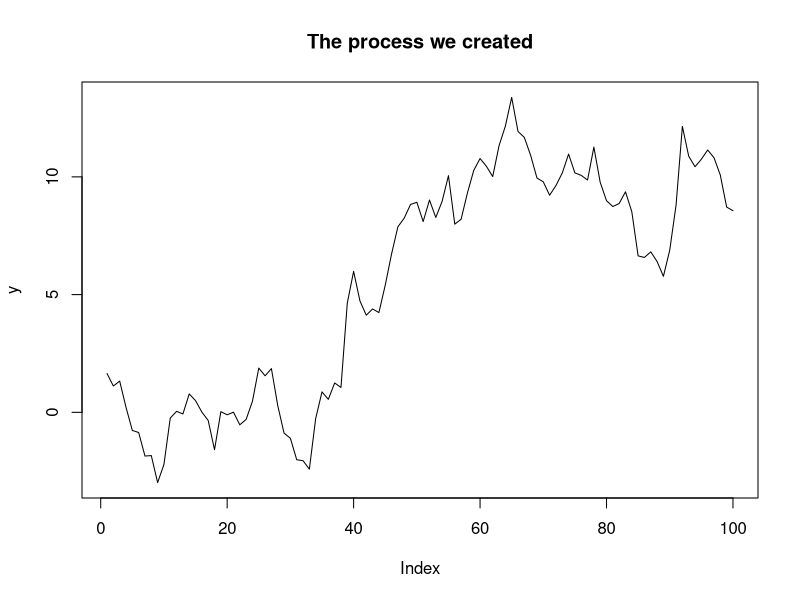
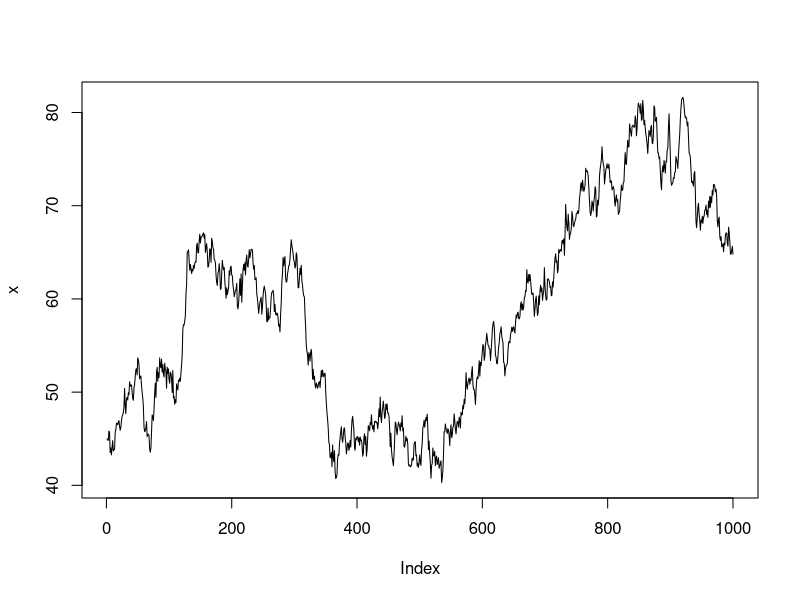
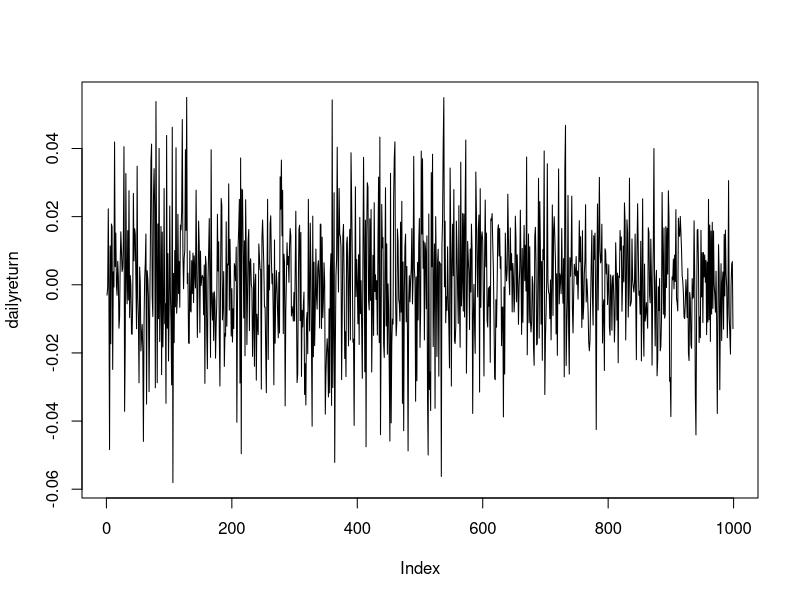
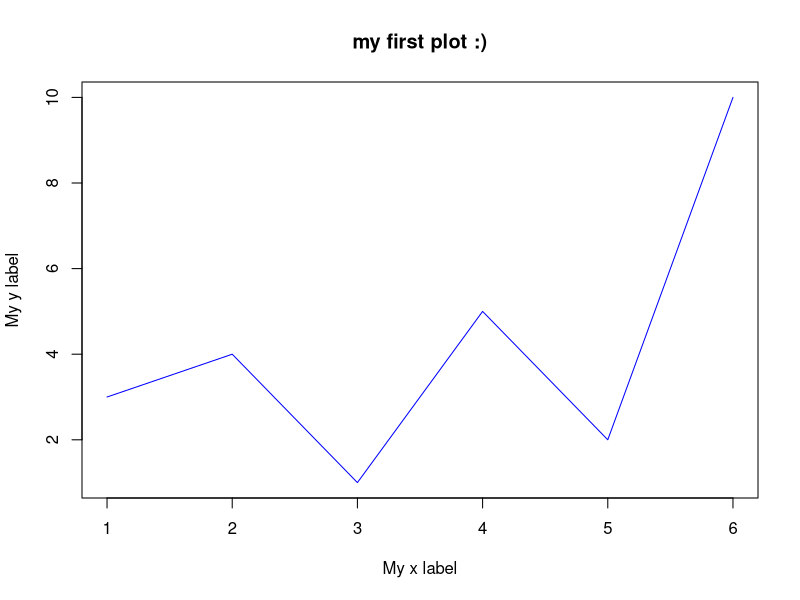
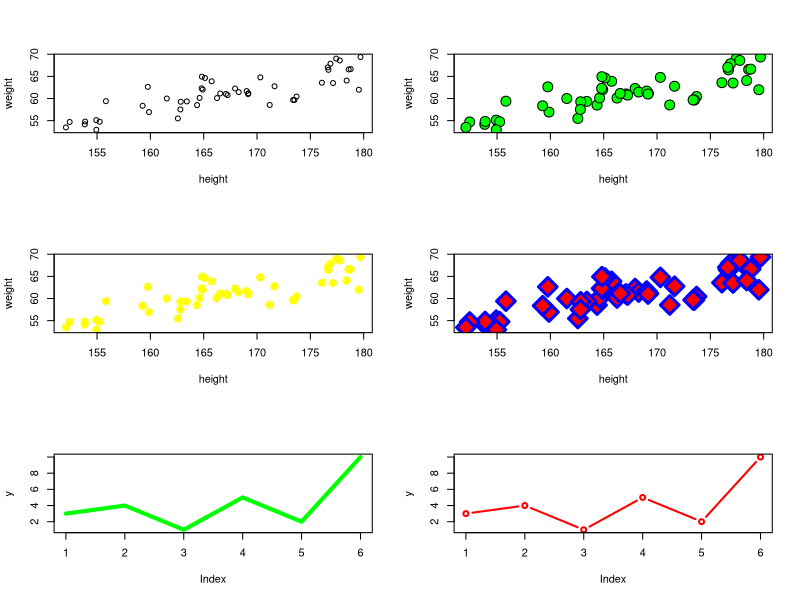
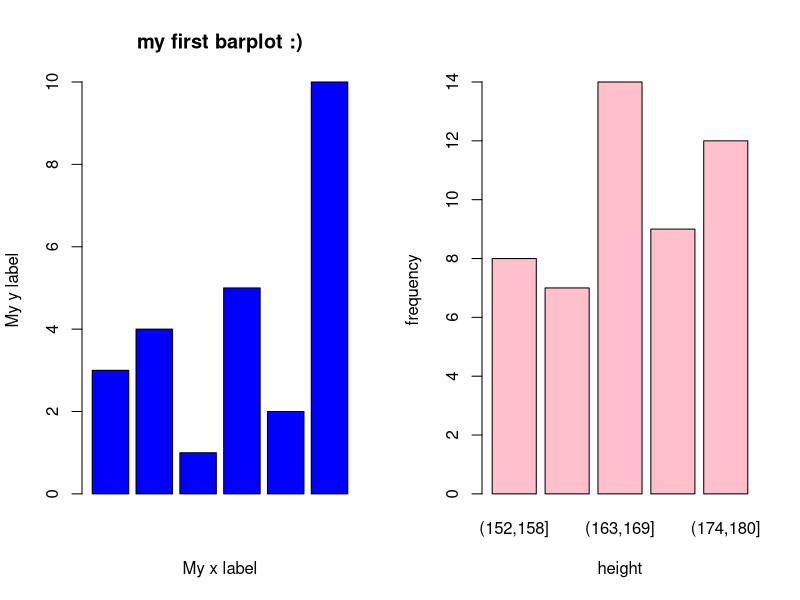
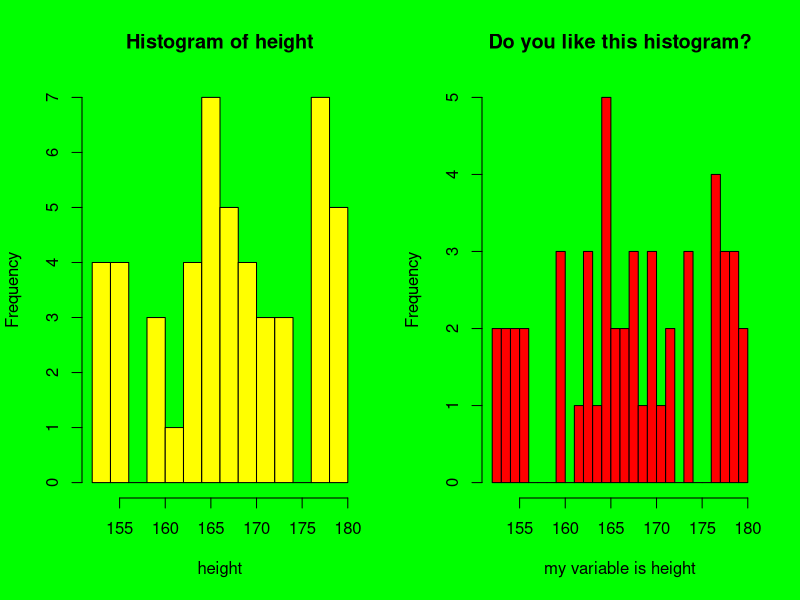
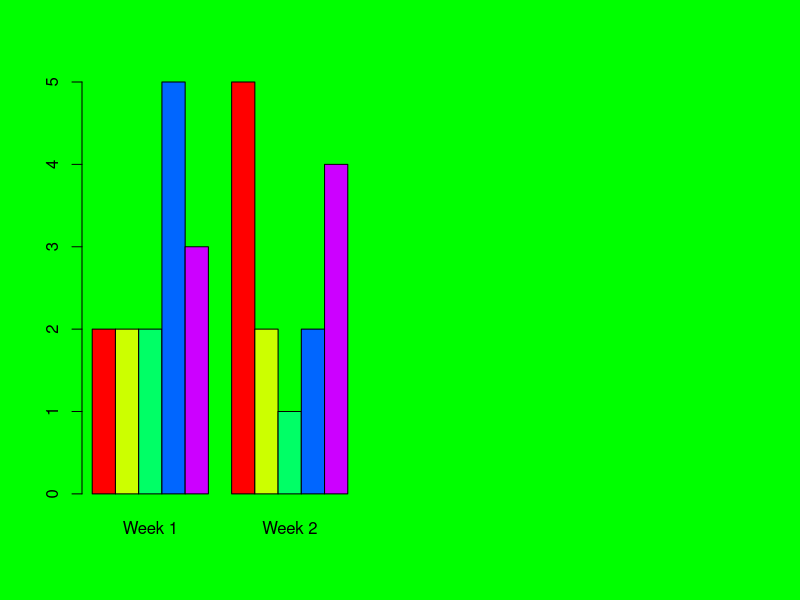

Write the R code that produced these figures, in order. (Note: this script raises an error after producing the figures.)
## ---- chunk 1
v<-c(2,6,1,3,11)
v
myrow<-t(v)
myrow
## ---- chunk 2
seq(from=-4, to=5,by=1.5)
seq(from=-4, to=5)
seq(4, 5, length.out = 5)
## ---- chunk 3
rep(2,5)
rep(3,4)
## ---- chunk 4
matrix(4,3,3)
matrix(c(11,5,9,2),2,2)
matrix(c(1,2,3,4),4,1)
matrix(c(1,2,3,4),1,4)
## ---- chunk 5
v1<-c(21,5,2,15)
v2<-c(-3,-6,1,-7)
v3<-c(102,10,-13,4)
x<-matrix(cbind(v1,v2,v3),4,3)
x
x[2]
x[4:7]
x[c(2,9,4)]
x[x>0&x<12]           
x[[11]]
x[3,2]
x[2,]
x[3:4,1:2]
v3[-c(1,2,4)]
## ---- chunk 6
whichsex<-c("Female","Male","Male","Female","Male")
sex<-factor(whichsex,levels = c("Female","Male"))
sex
## ---- chunk 7
myvector<-c(4,22,56,77,26,88,100)
myvector
myvector[-4]
myvector[-c(1,3)]
set.seed(124)
M<-matrix(rnorm(16),4,4)
M
M[-c(2,4),]
M[-c(1,4),-c(1,2)]
## ---- chunk 8
array(1:3, c(2,4)) # This is like create a matrix
array(1:8,c(2,2,3)) # This is a object containing three matrices
## ---- chunk 9
v1<-c(3,2,6)
v2<-c(-2,-1,5)
v1+v2
v1-v2
v1*v2
v1/v2
## ---- chunk 10
# vector is defaulted to be column vector in R
v1<-c(3,2,6)
v2<-c(-2,-1)
v1%*%t(v2)
## ---- chunk 11
m1<-matrix(rnorm(6),2,3)
m2<-matrix(rnorm(9),3,3)
m1%*%m2
## ---- chunk 12
set.seed(123)
m1<-matrix(rnorm(6),1,2)
m2<-matrix(rnorm(4),2,2)
m1%*%solve(m2)
## ---- chunk 13
a<-3
b<-c(2,6)
c<-matrix(rnorm(4),2,2)
d<-rep(4,3)
mylist<-list(a,b,c,d)
mylist
## ---- chunk 14
mylist[-c(2,4)]
#you can also eleminate an element using this:
print("This is another example")
mylist[[4]]<-NULL
mylist
## ---- chunk 15
mymean= function(x){print("Below you find the mean of the variable x"); return(sum(x)/length(x))}
x<-c(41,2,14,24,4,22,134)
mymean(x)
crossmean= function(x,y){print("Below you find the mean of the variable x times y"); 
  return(sum(x*y)/length(x))}
y<-c(-1,32,12,-5,21,-2,0)
crossmean(x,y)
## ---- chunk 16
variance1<-function(x){mean((x-mean(x))^2)}
variance2<-function(x){sum((x-mean(x))^2)/(length(x)-1)}  # var(x)
covariance1<-function(x,y){mean((x-mean(x))*(y-mean(y)))}
covariance2<-function(x,y){sum((x-mean(x))*(y-mean(y)))/(length(x)-1)}  # cov(x)
correlation<-function(x,y){covariance1(x,y)/sqrt(variance1(x)*variance1(y))}
## ---- chunk 17
for(i in 1:4){print(i)}
for(i in c(-3,0,5,11)){print(rep(i,2))}
## ---- chunk 18
mat=matrix(0,4,4); for(i in 1:4){for(j in 1:4){mat[i,j]=i*j}};mat
## ---- chunk 19
# Random walk: an important stochastic process
set.seed(130);e<-rnorm(100);y<-c();y[1]<-e[1];for(t in 2:length(e)){y[t]<-y[t-1]+e[t]}
plot(y,type='l',main='The process we created');
## ---- chunk 20
x=runif(1,3,8); 
if(x<=6) {print("x is < or equal than 6!")} else{print("x is > than 6!")}
x
## ---- chunk 21
x<-round(runif(1,0,3),0)
x
if(x==0){
  print("zero")
} else if(x==1){
  print("one")
} else if(x==2){
  print("two")
} else {print("none")}
## ---- chunk 22
x<-round(runif(1,0,3),0)
if(x==0){
  print("zero")
}; if(x==1){
  print("one")
}; if(x==2){
  print("two")
};if(x==3){
  print("none")
}
## ---- chunk 23
y=c(round(runif(20,-10,10)));z=c();for(i in 1:20){
  if(y[i]<=0){z[i]<- -1}else if(y[i]>0){z[i]<- 1}}
#Lets check if it worked...
t(cbind(y,z))
## ---- chunk 24
set.seed(33); x<-c();x[1]<-45;for(i in 2:1000)x[i]<-x[i-1]+rnorm(1);plot(x,type='l')
y<-c();for(t in 2:length(x)){if(x[t]<x[t-1]){y[t]<-0}else if(x[t]>x[t-1]){y[t]<-1}}
mean(na.omit(y))  # this command avoid considering NA in the mean
dailyreturn<-c();for(t in 2:length(x)){dailyreturn[t]<-log(x[t])-log(x[t-1])};dailyreturn<-dailyreturn[-1];plot(dailyreturn,type='l')
## ---- chunk 25
y<-c(3,4,1,5,2,10) # this is a vector 
plot(y,type="l",main="my first plot :)",xlab = "My x label",ylab = "My y label",col="blue")
## ---- chunk 26
n<-50
height<-matrix(150+runif(n,1,30),n,1)
weight<-matrix(height/3+runif(n,1,10),n,1)
par(mfrow=c(3,2))#this option allows to put 6 graphics in 3 rows and 2 columns
plot(height,weight)
plot(height,weight,pch = 21, cex=2, col="black", bg="green", lwd=1)
plot(height,weight,pch = 8, cex=1, col="yellow", lwd=2)
plot(height,weight,pch = 23, cex=3, col="blue", bg="red", lwd=3)
plot(y,lwd=4,col="green",type="l")
plot(y,lwd=2,col="red",type="b")
## ---- chunk 27
y<-c(3,4,1,5,2,10) # this is a vector 
bothframe<-data.frame(height,weight)
par(mfrow=c(1,2))
barplot(y,main="my first barplot :)",xlab = "My x label",ylab = "My y label",col="blue")
barplot(table(cut(bothframe$height,5)),co="pink",xlab = "height",ylab = "frequency")
## ---- chunk 28
par(mfrow=c(1,2),bg="green")
hist(height,col="yellow",breaks = 10)
hist(height,breaks = 30,xlab = "my variable is height",main="Do you like this histogram?",col="red")
## ---- chunk 29
dati<-matrix(round(runif(10,1,5),0),5,2)
colnames(dati)<-c("Week 1","Week 2")
barplot(dati,beside=TRUE,col=rainbow(5))
## ---- chunk 30
par(mfrow=c(1,2))
hist(rnorm(500),breaks = 20,
     xlab = "histo of a normal variable generated",
     main="Normal distribution",col="green")
hist(rnorm(50000),breaks = 200,
     xlab = "histo of a normal variable generated",
     main="Normal distribution")
## ---- chunk 31
n<-150
height1<-matrix(150+runif(n,1,30),n,1)
height2<-matrix(130+runif(n,1,30),n,1)
par(mfrow=c(1,2))
boxplot(cbind(height1,height2),col=c("yellow","green"))
boxplot(cbind(height1,height2),horizontal=TRUE, col=c("red","blue"),notch=T)
## ---- chunk 32
facts = matrix(round(runif(300,1,3),0),300,1)
myfactor = factor(facts,labels=c("No Wine","Red Wine","White Wine"))
appreciate<-c();
for(i in 1:300){
  if(myfactor[i]=="No Wine"){
    appreciate[i]<-runif(1,1,4)
  } else if(myfactor[i]=="Red Wine"){
      appreciate[i]<-runif(1,3,7)
  } else if(myfactor[i]=="White Wine"){
        appreciate[i]<-runif(1,6,10)}
  }
age<-c(); for(i in 1:300){
  if(myfactor[i]=="No Wine"){
    age[i]<-runif(1,50,60)
  } else if(myfactor[i]=="Red Wine"){
      age[i]<-runif(1,30,50)
  } else if(myfactor[i]=="White Wine"){
        age[i]<-runif(1,60,80)}
  }
df<-data.frame(appreciate,age,myfactor)
plot(df$age,df$appreciate,col=df$myfactor,pch = 16)
legend(x = 35, y = 10, legend = levels(df$myfactor), col = c(1:3), pch = 16)
## ---- chunk 33
sales <- c(1, 3, 6, 4, 9)
factorsales<-factor(sales,labels =c("Mon","Tue","Wed","Thu","Fri"))
pie(sales, main="Daily sales", col=rainbow(length(sales)),
   labels=c("Mon","Tue","Wed","Thu","Fri"))
propor<-round(sales/sum(sales),2)
colors=c("grey5","grey40","grey60", "grey85","grey99")
pie(sales,labels=paste(round(sales/sum(sales),2)*100,"%",sep=""), main="Daily sales", col = colors)
legend("topright", legend = levels(factorsales), fill = colors)
## ---- chunk 34
myspeech<-"giacomo is my name yes giacomo and you call me giacomo since giacomo is my name"
vectormyspeech<-unlist(strsplit(myspeech,split= " "))
plot(table(vectormyspeech),main="These are the words of my speach",
     ylab="these are the frequencies of my words",xlab = "These are the words")
pie(table(vectormyspeech))
## ---- chunk 35
barplot(sort(table(vectormyspeech)),horiz = TRUE,las=2)
## ---- chunk 36
a1<-"If there is anyone out there who still doubts that America"
a2<-"is a place where all things are possible who still wonders"
a3<-"if the dream of our founders is alive in our time who still questions" 
a4<-"the power of our democracy tonight is your answer It is the answer" 
a5<-"told by lines that stretched around schools and churches in numbers" 
a6<-"this nation has never seen by people who waited three hours and four"
a7<-"hours many for the first time in their lives because they believed that" 
a8<-"this time must be different, that their voices could be that difference "
speech<-paste(a1,a2,a3,a4,a5,a6,a7,a8,sep=" ")
vectorspeech<-unlist(strsplit(speech,split= " "))
pie(sort(table(vectorspeech))[(length(table(vectorspeech))-10):length(table(vectorspeech))])
## ---- chunk 37
# delete some unnecessary words, then show as before
tobedeleted<-matrix(0,length(vectorspeech),1);
for(i in 1:length(vectorspeech)){
  if(vectorspeech[i]=="is"||
     vectorspeech[i]=="by"|| vectorspeech[i]=="I"||
     vectorspeech[i]=="a"|| vectorspeech[i]=="if"||
     vectorspeech[i]=="If"|| vectorspeech[i]=="in"||
     vectorspeech[i]=="the"|| vectorspeech[i]=="that"||
     vectorspeech[i]=="of"|| vectorspeech[i]=="our"||
     vectorspeech[i]=="be"|| vectorspeech[i]=="there"||
     vectorspeech[i]=="this"|| vectorspeech[i]=="their"||
     vectorspeech[i]=="and"|| vectorspeech[i]=="they"||
     vectorspeech[i]=="your"|| vectorspeech[i]=="hours"||
     vectorspeech[i]=="told"|| vectorspeech[i]=="who")
{tobedeleted[i]<- -i}}
vectorspeech<-vectorspeech[c(tobedeleted)]
pie(sort(table(vectorspeech))[(length(table(vectorspeech))-10):length(table(vectorspeech))])
## ---- chunk 38
par(mar=c(5,10,1,1));
barplot(sort(table(vectorspeech)),horiz = TRUE,las=2)
## ---- chunk 39
z <- ts(matrix(rnorm(300), 100, 3), start = c(1961, 1), frequency = 12)
par(bg = "green")
plot(z, plot.type = "single", lty = 1:3, col="blue")
## ---- chunk 40
z <- ts(matrix(rnorm(300), 100, 3), start = c(1961, 1), frequency = 12)
par(bg = "green")
plot(z,col="white",lwd=5)
## ---- chunk 41
#set.seed(2)
x<-rchisq(40,6)  # Chi-squared distribution with 6 degrees of freedom
e<-rnorm(40)
y<-1.3+.8*x+e
pointsline<-1.3+.8*seq(0:20)
par(mfrow=c(1,1),bg="yellow")
plot(x,y, main="What is the relation between x and y?",
     pch = 21, cex=1, col="black", bg="red", lwd=1)
lines(pointsline)
## ---- chunk 42
n<-200
#set.seed(6)
gender<-round(1.1*runif(n),0)
sex<-factor(gender,labels = c("Female","Male"))
temperature<-2+seq(0,9.99,.05)
ef<-.4*rnorm(n)
em<-.8*rnorm(n)
appreciation<-c()
for(i in 1:n){
  if(gender[i]==0){appreciation[i]<-7-.3*temperature[i]+ef[i]
  } else (appreciation[i]<-10-.7*temperature[i]+em[i])
}
par(mfrow=c(1,2))
plot(temperature,appreciation)
plot(temperature,appreciation,col=sex,pch = 16)
legend(x = 7, y = 9, legend = levels(sex), col = c(1:2), pch = 16)
## ---- chunk 43
OurRegression=lm(appreciation~temperature)  # linear model y~x
summary(lm(appreciation~temperature))
## ---- chunk 44
summary(lm(appreciation[gender==0]~temperature[gender==0]))
summary(lm(appreciation[gender==1]~temperature[gender==1]))
## ---- chunk 45
n<-200
set.seed(6)
gender<-round(1.1*runif(n),0)
sex<-factor(gender,labels = c("Female","Male"))
temperature<-2+seq(0,9.99,.05)
age<-22+rchisq(n,5)
ef<-.4*rnorm(n)
em<-.8*rnorm(n)
appreciation<-c()
for(i in 1:n){
  if(gender[i]==0){appreciation[i]<-7-.3*temperature[i]+.1*age[i]+ef[i]
  } else (appreciation[i]<-8-.7*temperature[i]+.02*age[i]+em[i])
}
summary(lm(appreciation~temperature+age))
## ---- chunk 46
set.seed(1)
n<-100
x<-runif(n,1,8)
y<-1*rnorm(n)+.8*x
plot(x,y)
## ---- chunk 47
e<-c()
myfu1 <- function(beta){e<-y-beta*x; sum(e^2)};
myrelation<-optim(c(1),myfu1,method = "Brent", lower = 0, upper = 3)
# c(1), start at beta=1; upper and lower set the range of beta
myrelation; myrelation[[1]]; myrelation[[2]]
SumofSquare<-c();for(i in 1:100){SumofSquare[i]<-sum((y-(i/100)*x)^2)};plot(SumofSquare)
# if I want to get error at every point
beta<-myrelation[[1]]; e<-y-beta*x; # e
## ---- chunk 48
e<-c()
myfu2 <- function(beta){
  for (i in 1:n) {
    e[i]<-y[i]-beta*x[i]}
  sum(e^2)}
myrelation<-optim(c(1),myfu2,method = "Brent", lower = 0, upper = 3)
myrelation
## ---- chunk 49
e<-c()
myfu <- function(beta){b<-beta[1];e<-y-b*x;  sum(abs(e))};
myrelation<-optim(c(1),myfu,method = "Brent", lower = 0, upper = 3)
myrelation
## ---- chunk 50
# Exercise (unidimensional)
set.seed(1224)
x<-sin(seq(0.01,1,by=.01));
b<-runif(1);
y<--b*x+.03*rnorm(length(x));
plot(x,y)
## ---- chunk 51
e<-c()
myfu1 <- function(beta){b<-beta[1]; e<-y-b*x; sum(e^2)};
myfu2 <- function(beta){b<-beta[1]; e<-y-b*x; sum(abs(e))};
myrelation1<-optim(c(1),myfu1,control=list(fnscale=1),method = "Brent", lower = -4, upper = 4)
myrelation2<-optim(c(1),myfu2,control=list(fnscale=1),method = "Brent", lower = -4, upper = 4)
myrelation1; myrelation2
## ---- chunk 52
myfun<-function(g){y<- (exp(-.5*(g-4)^2)/sqrt(2*pi));y}
myrelation<-optim(c(1),myfun,control=list(fnscale=-1),method="Brent",lower=-14,upper =14)
myrelation
# exam the result
x<-seq(0,8,length.out=1000)
y<- (exp(-.5*(x-4)^2)/sqrt(2*pi))
plot(x,y)
## ---- chunk 53
myfun<-function(myvalues){x<-myvalues[1];y<-myvalues[2];(x-2)^2+(4+y)^2}
myresults<-optim(c(1,3),myfun)
myresults
x<-myresults[[1]][[1]];y<-myresults[[1]][[2]];t<-(x-2)^2+(4+y)^2
## ---- chunk 54
x<-seq(-5,10,len=50);
y<-seq(-11,2,len=50);
f<-function(x,y) {(-2+x)^2+(4+y)^2};
z<-outer(x,y,f);
persp(x,y,z,phi=20,theta=60,col="yellow",ticktype="detailed")
## ---- chunk 55
par(mfrow=c(1,2))
image(x,y,z)
contour(x,y,z)
## ---- chunk 56
x<-seq(-5,10,len=50);
y<-seq(-11,2,len=50);
f<-function(x,y) {-(-2+x)^2-(4+y)^2};
z<-outer(x,y,f);persp(x,y,z,phi=20,theta=60,col="yellow",ticktype="detailed")
## ---- chunk 57
myfun<-function(para){x<-para[1];y<-para[2];z<-exp(-.01*((x-1)^2+(y-2)^2-.5*(x-3)*(y-4)));z}
myresults<-optim(c(2,3),myfun,control=list(fnscale=-1))
myresults

x<-seq(-5,10,len=50);
y<-seq(-5,10,len=50);
f<-function(x,y) {exp(-.01*((x-1)^2+(y-2)^2-.5*(x-3)*(y-4)))};
z<-outer(x,y,f);
persp(x,y,z,phi=20,theta=60,col="yellow",ticktype="detailed")  # phi,theta change the angle to show

par(mfrow=c(1,2))
image(x,y,z)
contour(x,y,z)
## ---- chunk 58
set.seed(123)
x<-runif(100,3,10); c<-7; b<-.9
y<-c+b*x+rnorm(length(x))
myfun<-function(para){c<-para[1];b<-para[2];sum((y-c-b*x)^2)}
optim(c(.3,.4),myfun)
## ---- chunk 59
Gaussian_fun<-function(x,mu,sigma2){(1/sqrt(2*pi*sigma2))*exp(-.5*((x-mu)^2/sigma2))}
Gaussian_std<-function(x){(1/sqrt(2*pi))*exp(-.5*(x^2))}
## ---- chunk 60
# generate a normal distribution with mean 0.2 and variance 1.5
x<-seq(-3.8,4.2,len=800);
mu<-.2
sigma<-sqrt(1.5)
pdf<-c();
cdf<-c();
for(i in 1:length(x)){
  pdf[i]<-(1/sqrt(2*pi*sigma^2))*exp(-.5*((x[i]-mu)^2/sigma^2));
  cdf[i]=round(sum(pdf[1:i])/100,4)};  # cdf is the CUMULATIVE DISTRIBUTION FUNCTION
par(mfrow=c(2,1),mar=c(2.5,4,2,2), mgp=c(1.5,.5,0))
plot(x,pdf, xlab="x",main="Probability distribution function")
plot(x,cdf, xlab="x",main="Cumulative distribution function")
## ---- chunk 61
### The following R code verified if this is true ###
# Consider the following matrix called A
A<-matrix(.7,2,2);A[1,1]<-1;A[2,2]<-1.4;A
# Now performing the previous calculation the inverse of A (defined here as InvA) is:
InvA<-matrix(1/(A[1,1]*A[2,2]-A[1,2]^2),2,2);InvA[1,1]<-InvA[1,1]*A[2,2];
InvA[2,2]<-InvA[2,2]*A[1,1];InvA[2,1]<-InvA[1,2]<-InvA[2,1]*-A[1,2]
InvA
# Now if we invert the matrix A using the command solve we have:
solve(A)
# So we checked that the result is true!
B<-diag(1,2,2);B[2,1]<- -A[1,2]/A[2,2];C<-diag(1,2,2);
C[1,1]<-1/(A[1,1]-A[1,2]^2/A[2,2]);C[2,2]<-1/A[2,2];
B%*%C%*%t(B)
# Finally we check:
A%*%InvA
# Which is the identity matrix confirming the result
## ---- chunk 62
mx<-0
my<-0
varx<-.5
vary<-.6
covxy<- -.3
Sigma<-matrix(NA,2,2);Sigma[1,1]<-varx;Sigma[2,2]<-vary;
Sigma[1,2]<-Sigma[2,1]<-covxy;
x<-seq(-4,4,len=100);
y<-seq(-4,4,len=100);
#f<-function(x,y) {(1/(2*pi*det(Sigma)))*
#exp(-.5*((c(x-mx,y-my))%*%solve(Sigma)%*%c(x-mx,y-my)))}
f<-function(x,y) (1/(2*pi*det(Sigma)^.5))*
  exp(-.5*((vary*(x-mx)^2+(y-my)*(-2*(x-mx)*covxy+varx*(y-my)))/(varx*vary-2*covxy)))
z<-outer(x,y,f);
persp(x,y,z,phi=30,theta=-10,col="yellow",ticktype="detailed")
par(mfrow=c(1,2))
image(x,y,z)
contour(x,y,z)
## ---- chunk 63
### a Kalman filter example ###
# This code generate a state-space model
n<-100
set.seed(1123)
e<-sqrt(.8)*rnorm(n)
u<-sqrt(.4)*rnorm(n)
y<-alpha<-c()
y[1]=e[1];alpha[1]<-u[1]  # initialize the state-space model
for(t in 2:n){
  y[t]<-alpha[t-1]+e[t]
  alpha[t]<-.9*alpha[t-1]+u[t]
}
plot(y,type="p")
lines(alpha,type="l")
## ---- chunk 64
n<-100
sigmae<-.8;sigmau<-.4;w<-.9;z<-1
# according to parameters, var(a) = .4/(1-.9^2)
a<-c();p<-c()
a[1]=0;p[1]<-2.11;
k<-v<-c()
#k[1]<-(w*p[1])/(z^2*p[1]+sige)
for(t in 2:n){
  k[t]<-(z*w*p[t-1])/(z^2*p[t-1]+sigmae)
  p[t]<-w^2*p[t-1]-w*z*k[t]*p[t-1]+sigmau
  v[t]<-y[t]-z*a[t-1]
  a[t]<-w*a[t-1]+k[t]*v[t]
}
matplot(cbind(y,alpha,a),type="l",main=expression(paste(y," ,  ", alpha," , ", a)))
matplot(cbind(alpha,a),type="l",main=expression(paste(alpha," , ", a)))
## ---- chunk 65
### an exercise example ###
z<-1.05;const<-.5;w<-.8;sigmae<-2;sigmau<-.3;
# generate the model
set.seed(321)
n<-100
e<-sqrt(sigmae)*rnorm(n)
u<-sqrt(sigmau)*rnorm(n)
y<-alpha<-c()
y[1]=e[1];alpha[1]<-u[1]
for(t in 2:n){
  y[t]<-z*alpha[t-1]+e[t]
  alpha[t]<-const+w*alpha[t-1]+u[t]
}
plot(y,type="p")
lines(alpha,type="l")
# predict the model
KF<-function(para){
  sigmae<-para[[1]];sigmau<-para[[2]];
  z<-para[[3]];w<-para[[4]];
  const<-para[[5]];y<-para[[6]];
  a<-c();p<-c()
  a[1]=y[1];p[1]<-10000  # 10000 stand for infinity
  if(w<1){a[1]=0;p[1]<-sigmau/(1-w^2)}  # w>1 makes no sense
  k<-v<-c()
  for(t in 2:n){
    k[t]<-(z*w*p[t-1])/(z^2*p[t-1]+sigmae)
    p[t]<-w^2*p[t-1]-w*z*k[t]*p[t-1]+sigmau
    v[t]<-y[t]-z*a[t-1]
    a[t]<-const+w*a[t-1]+k[t]*v[t]
  }
  cbind(a,v,k,p)
}
matplot(cbind(alpha,KF(list(sigmae,sigmau,z,w,const,y))[,1]),type='l')
## ---- chunk 66
StateSpaceGen<-function(param){
  sigmae<-param[[1]];sigmau=param[[2]];
  z<-param[[3]];w<-param[[4]];
  const<-param[[5]];n<-param[[6]];
  e<-sqrt(sigmae)*rnorm(n)
  u<-sqrt(sigmau)*rnorm(n)
  y<-alpha<-c()
  y[1]=e[1];alpha[1]<-u[1]
  for(t in 2:n){
    y[t]<-z*alpha[t-1]+e[t]
    alpha[t]<-const+w*alpha[t-1]+u[t]
  }
  cbind(y,alpha)
}
KF<-function(param){
  sigmae<-param[[1]];sigmau<-param[[2]];
  z<-param[[3]];w<-param[[4]];
  const<-param[[5]];y<-param[[6]];
  n<-length(y);
  a<-c();p<-c()
  a[1]=y[1];p[1]<-10000
  if(w<1){a[1]=0;p[1]<-sigmau/(1-w^2)}
  k<-v<-c()
  for(t in 2:n){
    k[t]<-(z*w*p[t-1])/(z^2*p[t-1]+sigmae)
    p[t]<-w^2*p[t-1]-w*z*k[t]*p[t-1]+sigmau
    v[t]<-y[t]-z*a[t-1]
    a[t]<-const+w*a[t-1]+k[t]*v[t]
  };
  cbind(a,v,k,p)
}
## ---- chunk 67
set.seed(222)
matplot(cbind(StateSpaceGen(list(.5,.1,1,.8,.3,100)),KF(list(.5,.1,1,.8,.3,StateSpaceGen(list(.5,.1,1,.8,.3,100))[,1]))[,1]),type = "l",main="y, alpha, a",ylab = "y, alpha, a")
mymat<-cbind(StateSpaceGen(list(.5,.1,1,.8,.3,100)),KF(list(.5,.1,1,.8,.3,StateSpaceGen(list(.5,.1,1,.8,.3,100))[,1]))[,1])
colnames(mymat)<-c("y","alpha","a")
legend(x=80,y=0.5,legend = colnames(mymat), col = 1:3, lty = 1:3)
## ---- chunk 68
n<-100
set.seed(3)
su<-.05
se<-.5
e<-sqrt(se)*rnorm(n)
u<-sqrt(su)*rnorm(n)
z<-1;wreal<-.86
const<-.6
y<-alpha<-c()
y[1]=const+e[1];alpha[1]<-const+u[1]
for(t in 2:n){
  y[t]<-z*alpha[t-1]+e[t]
  alpha[t]<-const+wreal*alpha[t-1]+u[t]
}
########### standard Kalman filter approach###################
a<-c();p<-c()
a[1]=0;p[1]<-10;
k<-v<-c()
fu<-function(mypa){
  w<-abs(mypa[1]);se<-abs(mypa[2]);
  su<-abs(mypa[3]);co<-abs(mypa[4]);
  z<-1
  likelihood<-0
  for(t in 2:n){
  k[t]<-(z*w*p[t-1])/(z^2*p[t-1]+se)
  p[t]<-w^2*p[t-1]-w*z*k[t]*p[t-1]+su
  v[t]<-y[t]-z*a[t-1]
  a[t]<-co+w*a[t-1]+k[t]*v[t]
  likelihood<-likelihood+.5*log(2*pi)+.5+.5*log(z^2*p[t-1]+se)+.5*(v[t]^2/(z^2*p[t-1]+se))
  }
  likelihood
}
results<-optim(c(.85,.5,.3,.3),fu)
print("The results of the standard KF approach")
results[[1]]
print("The true parameters")
cbind(wreal,se,su,const)
plot(y,type = "l")
## ---- chunk 69
LogLikeSS<-function(param){
  sigmae<-abs(param[[1]]);sigmau<-abs(param[[2]]);
  w<-abs(param[[3]]);const<-abs(param[[4]]);
  z<-1
  n<-length(y)
  a<-c();p<-c()
  a[1]=y[1];p[1]<-10000
  if(w<1){a[1]=0;p[1]<-sigmau/(1-w^2)}
  k<-v<-c()
  likelihood<-0
  for(t in 2:n){
    k[t]<-(z*w*p[t-1])/(z^2*p[t-1]+sigmae)
    p[t]<-w^2*p[t-1]-w*z*k[t]*p[t-1]+sigmau
    v[t]<-y[t]-z*a[t-1]
    a[t]<-const+w*a[t-1]+k[t]*v[t]
    likelihood<-likelihood+.5*log(2*pi)+.5*log(z^2*p[t-1]+sigmae)+.5*(v[t]^2/(z^2*p[t-1]+sigmae))
  };
  likelihood
}
# set.seed(1)
sigmae<-.5; sigmau<-.05; z<-1; w<-.86; const<-.6; n<-100
y<-StateSpaceGen(list(sigmae,sigmau,z,w,const,n))[,1]
results<-optim(c(.6,.1,.85,.3),LogLikeSS)
results[[1]]
## ---- chunk 70
# Concentrated Log-likelihood
n<-100
set.seed(61)
su<-.1
se<-.4
qreal<-su/se
e<-sqrt(se)*rnorm(n)
u<-sqrt(su)*rnorm(n)
z<-1;wreal<-.97
y<-alpha<-c()
y[1]=e[1];alpha[1]<-u[1]
for(t in 2:n){
  y[t]<-z*alpha[t-1]+e[t]
  alpha[t]<-wreal*alpha[t-1]+u[t]
}
########### standard Kalman filter approach###################
a<-c();p<-c()
a[1]=0;p[1]<-10;
k<-v<-c()
fu<-function(mypa){
  w<-abs(mypa[1]);q<-abs(mypa[2]);
  z<-1
  likelihood<-0
  sigmae<-0
  for(t in 2:n){
    k[t]<-(z*w*p[t-1])/(z^2*p[t-1]+1)
    p[t]<-w^2*p[t-1]-w*z*k[t]*p[t-1]+q
    v[t]<-y[t]-z*a[t-1]
    a[t]<-w*a[t-1]+k[t]*v[t]
    sigmae<-sigmae+(v[t]^2/(z^2*p[t-1]+1))
    likelihood<-likelihood+.5*log(2*pi)+.5+.5*log(z^2*p[t-1]+1)
  }
  likelihood+.5*n*log(sigmae/n)
}
results<-optim(c(.85,.5),fu)
print("The results of the standard KF approach")
results[[1]]
print("The true parameters")
cbind(wreal,qreal)
## ---- chunk 71
LogLikeSSconc<-function(param){
  q<-abs(param[[1]]);
  w<-abs(param[[2]]);
  const<-abs(param[[3]]);
  #z<-abs(param[[3]]);
  z<-1
  n<-length(y)
  a<-c();p<-c()
  a[1]=y[1];p[1]<-10000
  if(w<1){a[1]=0;p[1]<-sigmau/(1-w^2)}
  k<-v<-c()
  likelihood<-sigmae<-0
  for(t in 2:n){
    k[t]<-(z*w*p[t-1])/(z^2*p[t-1]+1)
    p[t]<-w^2*p[t-1]-w*z*k[t]*p[t-1]+q
    v[t]<-y[t]-z*a[t-1]
    a[t]<-const+w*a[t-1]+k[t]*v[t]
    sigmae<-sigmae+(v[t]^2/(z^2*p[t-1]+1))
    likelihood<-likelihood+.5*log(2*pi)+.5+.5*log(z^2*p[t-1]+1)
  }
  likelihood+.5*n*log(sigmae/n)
}
# return me the true values of parameters in LogLikeSSconc
Myparam<-function(para){
  q<-para[1];w<-para[2];co<-para[3]
  z<-1
  n<-length(y)
  a<-c();p<-c()
  a[1]=y[1];p[1]<-10000
  if(w<1){a[1]=0;p[1]<-q/(1-w^2)}
  k<-v<-c()
  sigmae<-0
  for(t in 2:n){
    k[t]<-(z*w*p[t-1])/(z^2*p[t-1]+1)
    p[t]<-w^2*p[t-1]-w*z*k[t]*p[t-1]+q
    v[t]<-y[t]-z*a[t-1]
    a[t]<-co+w*a[t-1]+k[t]*v[t]
    sigmae<-sigmae+(v[t]^2/(z^2*p[t-1]+1))
  }
  cbind((sigmae/n),q*(sigmae/n),w,co)
}
## ---- chunk 72
### compare Loglike, LoglikeConc and true paras ###
set.seed(1265)
sigmae<-.1;sigmau<-.05;z<-1;w<-.85;const<-.2;n<-100;
Data<-StateSpaceGen(list(sigmae,sigmau,z=1,w,const,n))
matplot(Data,type = "l")
colnames(Data)<-c("y","alpha")
legend(x=70,y=0.5,legend = colnames(Data), col = 1:2, lty = 1:2)
y<-Data[,1]
para<-list(.7,.2,.8,3)
paratrue<-list(sigmae,sigmau,w,const)
results<-optim(para,LogLikeSS)
resultsConc<-optim(list(.5,.9,.1),LogLikeSSconc)

resultsAll<-as.matrix(rbind(abs(results[[1]]),Myparam(abs(resultsConc[[1]])),unlist(paratrue)))
colnames(resultsAll)<-c("sigmae","sigmau","w","const")
rownames(resultsAll)<-c("Loglike","LoglikeConc","true")
resultsAll
## ---- chunk 73
# generate the model
set.seed(153)
sigmae<-.5;sigmau<-.2;z<-1;
w<-1; const<-0; n<-100
Data<-StateSpaceGen(list(sigmae,sigmau,z,w,const,n))
matplot(Data,type = "l")
colnames(Data)<-c("y","alpha")
legend(x=70,y=0.5,legend = colnames(Data), col = 1:2, lty = 1:2)
## ---- chunk 74
# likelihood
LikeExpSmooth<-function(param){
  sigmae<-abs(param[[1]]);sigmau<-abs(param[[2]]);
  z<-w<-1
  n<-length(y)
  a<-c();p<-c()
  const<-0
  a[1]=y[1];p[1]<-10000
  if(w<1){a[1]=0;p[1]<-sigmau/(1-w^2)}
  k<-v<-c()
  likelihood<-0
  for(t in 2:n){
    k[t]<-(z*w*p[t-1])/(z^2*p[t-1]+sigmae)
    p[t]<-w^2*p[t-1]-w*z*k[t]*p[t-1]+sigmau
    v[t]<-y[t]-z*a[t-1]
    a[t]<-const+w*a[t-1]+k[t]*v[t]
    likelihood<-likelihood+.5*log(2*pi)+.5*log(z^2*p[t-1]+sigmae)+.5*(v[t]^2/(z^2*p[t-1]+sigmae))
  };
  likelihood
}
# comparison
y<-Data[,1]
paratrue<-list(sigmae,sigmau)
results<-optim(list(.7,.3),LikeExpSmooth)
cbind(results[[1]],paratrue)
## ---- chunk 75
# concentrate likelihood
LikeExpSmoConc<-function(param){
  q<-abs(param[[1]]);
  const<-0
  z<-w<-1
  n<-length(y)
  a<-c();p<-c()
  a[1]=y[1];p[1]<-10000
  if(w<1){a[1]=0;p[1]<-sigmau/(1-w^2)}
  k<-v<-c()
  likelihood<-sigmae<-0
  for(t in 2:n){
    k[t]<-(z*w*p[t-1])/(z^2*p[t-1]+1)
    p[t]<-w^2*p[t-1]-w*z*k[t]*p[t-1]+q
    v[t]<-y[t]-z*a[t-1]
    a[t]<-const+w*a[t-1]+k[t]*v[t]
    sigmae<-sigmae+(v[t]^2/(z^2*p[t-1]+1))
    likelihood<-likelihood+.5*log(2*pi)+.5+.5*log(z^2*p[t-1]+1)
  }
  likelihood+.5*n*log(sigmae/n)
}
# return me the true values of parameters in LikeExpSmoConc
MyparamExpSmo<-function(para){
  q<-para[1];w<-1;co<-0
  z<-1
  n<-length(y)
  a<-c();p<-c()
  a[1]=y[1];p[1]<-10000
  if(w<1){a[1]=0;p[1]<-q/(1-w^2)}
  k<-v<-c()
  sigmae<-0
  for(t in 2:n){
    k[t]<-(z*w*p[t-1])/(z^2*p[t-1]+1)
    p[t]<-w^2*p[t-1]-w*z*k[t]*p[t-1]+q
    v[t]<-y[t]-z*a[t-1]
    a[t]<-co+w*a[t-1]+k[t]*v[t]
    sigmae<-sigmae+(v[t]^2/(z^2*p[t-1]+1))
  }
  cbind((sigmae/(n-1)),q*(sigmae/(n-1)),w,co)
}
# comparison
paratrue<-list(sigmae,sigmau)
results<-optim(list(.7,.3),LikeExpSmooth)
resultsConc<-optim(list(.5),LikeExpSmoConc,method = "Brent",lower = 0, upper = 1)
MyparamExpSmo(resultsConc[[1]])
cbind(results[[1]],MyparamExpSmo(resultsConc[[1]])[,1:2],paratrue)
## ---- chunk 76
set.seed(1221)
trueparam<-c(.5,.001)
n<-100
e<-sqrt(trueparam[[1]])*rnorm(n)
u<-sqrt(trueparam[[2]])*rnorm(n)
y<-alpha<-c()
y[1]=e[1];alpha[1]<-.87+u[1]
for(t in 2:n){
  z<-y[t-1]
  y[t]<-z*alpha[t-1]+e[t]
  alpha[t]<-alpha[t-1]+u[t]
}
par(mfrow=c(1,2))
plot(y,type="l",main="y ")
plot(alpha,type="l",main="alpha",lty=3)

# library(forecast)
# arima(y,c(1,0,0))

LikeAR1TV<-function(param){
  sigmae<-abs(param[[1]]);sigmau<-abs(param[[2]]);
  w<-1
  n<-length(y)
  a<-c();p<-c()
  const<-0
  a[1]=y[1];p[1]<-10000
  k<-v<-c()
  likelihood<-0
  for(t in 2:n){
    z<-y[t-1]
    k[t]<-(z*w*p[t-1])/(z^2*p[t-1]+sigmae)
    p[t]<-w^2*p[t-1]-w*z*k[t]*p[t-1]+sigmau
    v[t]<-y[t]-z*a[t-1]
    a[t]<-const+w*a[t-1]+k[t]*v[t]
    likelihood<-likelihood+.5*log(2*pi)+.5*log(z^2*p[t-1]+sigmae)+.5*(v[t]^2/(z^2*p[t-1]+sigmae))
  };
  likelihood
}

results<-optim(list(.3,.001),LikeAR1TV)
cbind(trueparam,abs(results[[1]]))
## ---- chunk 77
# generate the model
set.seed(572)
sigmae<-.8;sigmau<-.1;z<-1;
w<-1; 
const<-.1; n<-100
Data<-StateSpaceGen(list(sigmae,sigmau,z=1,w,const,n))
y<-Data[,1]
matplot(Data,type = "l")
colnames(Data)<-c("y","alpha")
legend(x=2,y=8,legend = colnames(Data), col = 1:2, lty = 1:2)
## ---- chunk 78
# likelihood
LikeTheta<-function(param){
  sigmae<-abs(param[[1]]);sigmau<-abs(param[[2]]);
  const<-abs(param[[3]]);
  z<-w<-1
  n<-length(y)
  a<-c();p<-c()
  a[1]=y[1];p[1]<-10000
  k<-v<-c()
  likelihood<-0
  for(t in 2:n){
    k[t]<-(z*w*p[t-1])/(z^2*p[t-1]+sigmae)
    p[t]<-w^2*p[t-1]-w*z*k[t]*p[t-1]+sigmau
    v[t]<-y[t]-z*a[t-1]
    a[t]<-const+w*a[t-1]+k[t]*v[t]
    likelihood<-likelihood+.5*log(2*pi)+.5*log(z^2*p[t-1]+sigmae)+.5*(v[t]^2/(z^2*p[t-1]+sigmae))
  };
  likelihood
}
## ---- chunk 79
# concentrate likelihood
LikeThetaConc<-function(param){
  q<-abs(param[[1]])
  const<-abs(param[[2]])
  z<-w<-1
  n<-length(y)
  a<-c();p<-c()
  a[1]=y[1];p[1]<-10000
  k<-v<-c()
  likelihood<-sigmae<-v[1]<-0
  for(t in 2:n){
    k[t]<-(z*w*p[t-1])/(z^2*p[t-1]+1)
    p[t]<-w^2*p[t-1]-w*z*k[t]*p[t-1]+q
    v[t]<-y[t]-z*a[t-1]
    a[t]<-const+w*a[t-1]+k[t]*v[t]
    sigmae<-sigmae+(v[t]^2/(z^2*p[t-1]+1))
    likelihood<-likelihood+.5*log(2*pi)+.5+.5*log(z^2*p[t-1]+1)
  }
  likelihood+.5*n*log(sigmae/n)
}

# return me the true values of parameters in LikeThetaConc
MyparamTheta<-function(para){
  q<-para[1];w<-1;co<-para[2]
  z<-1
  n<-length(y)
  a<-c();p<-c()
  a[1]=y[1];p[1]<-10000
  #if(w<1){a[1]=0;p[1]<-q/(1-w^2)}
  k<-v<-c()
  sigmae<-v[1]<-0
  for(t in 2:n){
    k[t]<-(z*w*p[t-1])/(z^2*p[t-1]+1)
    p[t]<-w^2*p[t-1]-w*z*k[t]*p[t-1]+q
    v[t]<-y[t]-z*a[t-1]
    a[t]<-co+w*a[t-1]+k[t]*v[t]
    sigmae<-sigmae+(v[t]^2/(z^2*p[t-1]+1))
  }
  cbind((sigmae/(n-1)),q*(sigmae/(n-1)),w,co)
}

# comparison
paratrue<-list(sigmae,sigmau,const)
results<-optim(list(.7,.3,.2),LikeTheta)
resultsConc<-optim(list(.5,.2),LikeThetaConc)
MyparamTheta(resultsConc[[1]])
res<-cbind(abs(results[[1]]),MyparamTheta(resultsConc[[1]])[,c(1,2,4)],paratrue)
colnames(res)<-c("standard KF", "Concentrated","TRUE")
res
## ---- chunk 80
### The exponential smoothing with one source of error ###
set.seed(213)
n<-100
e<-sqrt(.6)*rnorm(n)
gamma<-.3
y<-alpha<-c()
y[1]=e[1];alpha[1]<-e[1]
for(t in 2:n){
  y[t]<-alpha[t-1]+e[t]
  alpha[t]<-alpha[t-1]+gamma*e[t]
}
plot(y,type="l",main="y and alpha")
lines(alpha,type="l",lty=3)
## ---- chunk 81
# We can now estimate this model with the two recursions
a<-c()
a[1]=y[1]
e<-matrix(0,length(y),1)
fu<-function(mypa){
  gamma<-abs(mypa[0]);
  for(t in 2:n){
    e[t]<-y[t]-z*a[t-1]
    a[t]<-a[t-1]+gamma*e[t]
  }
  sum(e^2)/n
}
results<-optim(c(.2),fu,method = "Brent", lower = 0, upper = 1)
results[[1]]
## ---- chunk 82
### The Theta method with one source of error ###
set.seed(5)
n<-100
e<-sqrt(.4)*rnorm(n)
gamma<-.1
con<-.05
y<-alpha<-c()
y[1]=e[1];alpha[1]<-e[1]
for(t in 2:n){
  y[t]<-alpha[t-1]+e[t]
  alpha[t]<-con+alpha[t-1]+gamma*e[t]
}
plot(y,type="l",main="y and alpha")
lines(alpha,type="l",lty=3)
## ---- chunk 83
# We can now estimate this model with the two recursions
a<-c()
a[1]=y[1];
e<-matrix(0,length(y),1)
fu<-function(mypa){
  gamma<-abs(mypa[1]);
  co<-abs(mypa[2]);
  for(t in 2:n){
    e[t]<-y[t]-z*a[t-1]
    a[t]<-co+a[t-1]+gamma*e[t]
  }
  sum(e^2)/n
}
results<-optim(c(.2,.1),fu)
results[[2]]
results[[1]]
## ---- chunk 84
### AR(1) --> ARIMA(1,0,1) in the single source of error and estimation ###
set.seed(1452)
n<-100
e<-sqrt(1.2)*rnorm(n)
gamma<-.2
w<-.94
y<-alpha<-c()
y[1]=e[1];alpha[1]<-e[1]
for(t in 2:n){
  y[t]<-alpha[t-1]+e[t]
  alpha[t]<-w*alpha[t-1]+gamma*e[t]
}
plot(y,type="l",main="y and alpha")
lines(alpha,type="l",lty=3)

a<-c()
a[1]=0;
ee<-matrix(0,length(y),1)
fu<-function(mypa){
  gamma<-abs(mypa[1]);
  w<-abs(mypa[2]);
  for(t in 2:n){
    ee[t]<-y[t]-a[t-1]
    a[t]<-w*a[t-1]+gamma*ee[t]
    }
  sum(ee^2)/n
}
results<-optim(c(.2,.6),fu)
results[[1]]
## ---- chunk 85
### the damped trend model in the single source of error and estimation ###
set.seed(123)
n<-100
e<-sqrt(.6)*rnorm(n)
gamma<-.6
theta<-.2
phi<-.93
y<-alpha<-beta<-c()
y[1]=e[1];alpha[1]<-e[1];
beta[1]<-0
for(t in 2:n){
  beta[t]<-phi*beta[t-1]+theta*e[t]
  alpha[t]<-alpha[t-1]+phi*beta[t-1]+gamma*e[t]
  y[t]<-alpha[t-1]+phi*beta[t-1]+e[t]
}
plot(y,type="l",main="y and alpha")
lines(alpha,type="l",lty=3)
plot(beta,type = "l")

a<-b<-c()
a[1]=y[1];
b[1]<-0
ee<-matrix(0,length(y),1)
fu<-function(mypa){
  gamma<-abs(mypa[1]);
  theta<-abs(mypa[2]);
  phi<-abs(mypa[3]);
  for(t in 2:n){
    ee[t]<-y[t]-a[t-1]-phi*b[t-1]
    a[t]<-a[t-1]+phi*b[t-1]+gamma*ee[t]
    b[t]<-phi*b[t-1]+theta*ee[t]
  }
  sum(ee^2)/n
}
results<-optim(c(.2,.1,.8),fu)
results[[2]]
results[[1]]
gamma<-results[[1]][[1]];theta<-results[[1]][[2]];phi<-results[[1]][[3]]
for(t in 2:n){
  ee[t]<-y[t]-a[t-1]-phi*b[t-1]
  a[t]<-a[t-1]+phi*b[t-1]+gamma*ee[t]
  b[t]<-phi*b[t-1]+theta*ee[t]
}
## ---- chunk 86
set.seed(1213)
n<-102
e<-sqrt(.5)*rnorm(n)
u<-sqrt(.1)*rnorm(n)
y<-alpha<-c()
seasfactor<-c(5,-4,2,-3)
s<-4
seasonal<-rep(seasfactor,ceiling(n/s))[1:n]
y[1]=e[1]+seasonal[1];alpha[1]<-u[1]
for(t in 2:n){
  y[t]<-seasonal[t]+alpha[t-1]+e[t]
  alpha[t]<-alpha[t-1]+u[t]
}
plot(y,type="l",main="y and alpha")
lines(alpha,type="l",lty=3)
## ---- chunk 87
y<-c(6,2,1,3,7,3,2,4)
cma<-matrix(NA,length(y),1)
cma[3]<-(.5*y[1]+y[2]+y[3]+y[4]+.5*y[5])/4
cma[4]<-(.5*y[2]+y[3]+y[4]+y[5]+.5*y[6])/4
cma[5]<-(.5*y[3]+y[4]+y[5]+y[6]+.5*y[7])/4
cma[6]<-(.5*y[4]+y[5]+y[6]+y[7]+.5*y[8])/4
residuals=y-cma
cbind(y,cma,residuals)
factors<-cbind(mean(na.omit(residuals[c(1,5)])),mean(na.omit(residuals[c(2,6)])),
               mean(na.omit(residuals[c(3,7)])),mean(na.omit(residuals[c(4,8)])))
newseries<-y-rep(factors,2)
matplot(cbind(y,newseries),type="l")
## ---- chunk 88
s<-4 # s is my frequency (for example: quarterly=4;monthly=12;weekly=52)
n<-length(y)
#This create the weights to be used in the moving average
w<-rep(1/(2*s),s+1);w[2:s]<-1/s
#This create the centered moving average vector
cma<-matrix(NA,length(y),1);
#This calculate the centered moving averag
for(g in 1:(length(y)-s)){cma[g+s/2]<-sum(w*y[g:(g+s)])};
#This is the residuals
residuals<-y-cma
#this creates the s factors as we want
factors<-c();for(seas in 1:s){
  factors[seas]<-mean(na.omit(residuals[seq(seas,length(y)-s+seas,by=s)]))}
#This allows to demean the factors variable
factors<-factors-rep(mean(factors),s)
#this is the last step: we take out the seasonal component
newseries<-y-rep(factors,ceiling(n/s))[1:n]
matplot(cbind(y,newseries),type="l")
## ---- chunk 89
set.seed(243)
n<-87
e<-sqrt(.3)*rnorm(n)
u<-sqrt(.1)*rnorm(n)
y<-alpha<-c()
seasfactor<-c(5,-4,2,-3)
s<-4
seasonal<-rep(seasfactor,ceiling(n/s))[1:n]

y[1]=e[1]+seasonal[1];alpha[1]<-u[1]
for(t in 2:n){
  y[t]<-seasonal[t]+alpha[t-1]+e[t]
  alpha[t]<-alpha[t-1]+u[t]
}

w<-rep(1/(2*s),s+1);w[2:s]<-1/s
cma<-matrix(NA,length(y),1);
for(g in 1:(length(y)-s)){cma[g+s/2]<-sum(w*y[g:(g+s)])};
residuals<-y-cma
factors<-c();for(seas in 1:s){
factors[seas]<-mean(na.omit(residuals[seq(seas,length(y)-s+seas,by=s)]))}
factors<-factors-rep(mean(factors),s)
newseries<-y-rep(factors,ceiling(n/s))[1:n]
matplot(cbind(newseries,alpha+e),type="l",main=" newseries and alpha+e")
## ---- chunk 90
print(factors)
print(seasfactor)
## ---- chunk 91
set.seed(7)
n<-103
e<-sqrt(.5)*rnorm(n)
u<-sqrt(.4)*rnorm(n)
y<-alpha<-c()
seasfactor<-c(1.7,.3,1.9,.1)
seasonal<-rep(seasfactor,ceiling(n/4))[1:n]
y[1]=e[1];alpha[1]<-5+u[1]
for(t in 2:n){
  y[t]<-seasonal[t]*(alpha[t-1]+e[t])
  alpha[t]<-alpha[t-1]+u[t]
}
plot(y,type="l",main="y and alpha")
lines(alpha,type="l",lty=3)
## ---- chunk 92
s<-4
n<-length(y)
w<-rep(1/(2*s),s+1);w[2:s]<-1/s
cma<-matrix(NA,length(y),1);
for(g in 1:(length(y)-s)){cma[g+s/2]<-sum(w*y[g:(g+s)])};
residuals<-y/cma
sfactors<-c();for(seas in 1:s){
  sfactors[seas]<-mean(na.omit(residuals[seq(seas,length(y)-s+seas,by=s)]))}
sfactors<-sfactors*4/sum(sfactors)
newseries<-y/rep(sfactors,ceiling(n/s))[1:n]
sfactors
## ---- chunk 93
set.seed(7)
n<-103
s<-4
e<-sqrt(.5)*rnorm(n)
u<-sqrt(.4)*rnorm(n)
y<-alpha<-c()
factor<-c(1.7,.3,1.9,.1)
seasonal<-rep(factor,ceiling(n/s))[1:n]
y[1]=e[1];alpha[1]<-5+u[1]
for(t in 2:n){
  y[t]<-seasonal[t]*(alpha[t-1]+e[t])
  alpha[t]<-alpha[t-1]+u[t]
}
#Below I extract the seasonal component
w<-rep(1/(2*s),s+1);w[2:s]<-1/s
cma<-matrix(NA,length(y),1);
for(g in 1:(length(y)-s)){cma[g+s/2]<-sum(w*y[g:(g+s)])};
residuals<-y/cma
sfactors<-c();for(seas in 1:s){
sfactors[seas]<-mean(na.omit(residuals[seq(seas,length(y)-s+seas,by=s)]))}
sfactors<-sfactors*4/sum(sfactors)
newseries<-y/rep(sfactors,ceiling(n/s))[1:n]
matplot(cbind(newseries,alpha+e),type="l",main="newseries and alpha+e")
## ---- chunk 94
print(factor)
print(sfactors)
